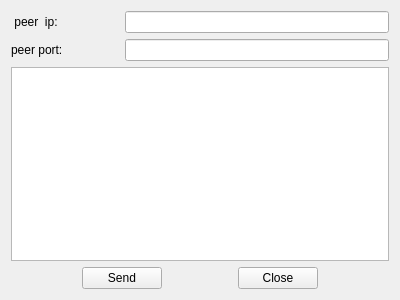
<?xml version="1.0" encoding="UTF-8"?>
<ui version="4.0">
 <class>Widget</class>
 <widget class="QWidget" name="Widget">
  <property name="geometry">
   <rect>
    <x>0</x>
    <y>0</y>
    <width>400</width>
    <height>300</height>
   </rect>
  </property>
  <property name="windowTitle">
   <string>Widget</string>
  </property>
  <layout class="QGridLayout" name="gridLayout">
   <item row="0" column="0" colspan="2">
    <widget class="QLabel" name="label">
     <property name="text">
      <string> peer  ip:</string>
     </property>
    </widget>
   </item>
   <item row="0" column="2" colspan="4">
    <widget class="QLineEdit" name="lineEditIP"/>
   </item>
   <item row="1" column="0" colspan="2">
    <widget class="QLabel" name="label_2">
     <property name="text">
      <string>peer port:</string>
     </property>
    </widget>
   </item>
   <item row="1" column="2" colspan="4">
    <widget class="QLineEdit" name="lineEditPort"/>
   </item>
   <item row="2" column="0" colspan="6">
    <widget class="QTextEdit" name="textEdit"/>
   </item>
   <item row="3" column="0">
    <spacer name="horizontalSpacer">
     <property name="orientation">
      <enum>Qt::Horizontal</enum>
     </property>
     <property name="sizeHint" stdset="0">
      <size>
       <width>63</width>
       <height>20</height>
      </size>
     </property>
    </spacer>
   </item>
   <item row="3" column="1" colspan="2">
    <widget class="QPushButton" name="ButtonSend">
     <property name="text">
      <string>Send</string>
     </property>
    </widget>
   </item>
   <item row="3" column="3">
    <spacer name="horizontalSpacer_2">
     <property name="orientation">
      <enum>Qt::Horizontal</enum>
     </property>
     <property name="sizeHint" stdset="0">
      <size>
       <width>63</width>
       <height>20</height>
      </size>
     </property>
    </spacer>
   </item>
   <item row="3" column="4">
    <widget class="QPushButton" name="ButtonClose">
     <property name="text">
      <string>Close</string>
     </property>
    </widget>
   </item>
   <item row="3" column="5">
    <spacer name="horizontalSpacer_3">
     <property name="orientation">
      <enum>Qt::Horizontal</enum>
     </property>
     <property name="sizeHint" stdset="0">
      <size>
       <width>63</width>
       <height>20</height>
      </size>
     </property>
    </spacer>
   </item>
  </layout>
 </widget>
 <layoutdefault spacing="6" margin="11"/>
 <resources/>
 <connections/>
</ui>
